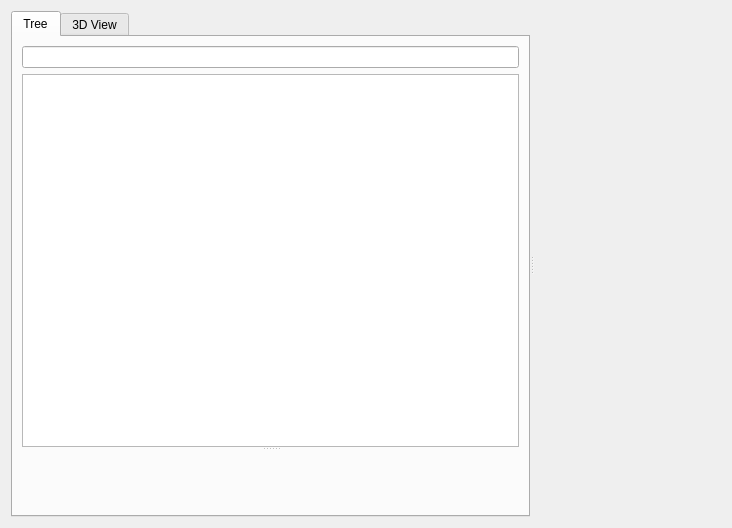
<?xml version="1.0" encoding="UTF-8"?>
<ui version="4.0">
 <class>GammaRay::WidgetInspectorWidget</class>
 <widget class="QWidget" name="GammaRay::WidgetInspectorWidget">
  <property name="geometry">
   <rect>
    <x>0</x>
    <y>0</y>
    <width>732</width>
    <height>528</height>
   </rect>
  </property>
  <layout class="QVBoxLayout" name="verticalLayout_4">
   <item>
    <widget class="QSplitter" name="splitter">
     <property name="orientation">
      <enum>Qt::Horizontal</enum>
     </property>
     <widget class="QWidget" name="layoutWidget">
      <layout class="QVBoxLayout" name="verticalLayout">
       <item>
        <widget class="QTabWidget" name="tabWidget">
         <property name="currentIndex">
          <number>0</number>
         </property>
         <widget class="QWidget" name="widgetTreeTab">
          <attribute name="title">
           <string>Tree</string>
          </attribute>
          <layout class="QVBoxLayout" name="verticalLayout_3">
           <item>
            <widget class="QSplitter" name="splitter_3">
             <property name="orientation">
              <enum>Qt::Vertical</enum>
             </property>
             <widget class="QWidget" name="">
              <layout class="QVBoxLayout" name="verticalLayout_2">
               <item>
                <widget class="QLineEdit" name="widgetSearchLine"/>
               </item>
               <item>
                <widget class="QTreeView" name="widgetTreeView">
                 <property name="contextMenuPolicy">
                  <enum>Qt::CustomContextMenu</enum>
                 </property>
                 <property name="indentation">
                  <number>10</number>
                 </property>
                </widget>
               </item>
              </layout>
             </widget>
             <widget class="QWidget" name="widgetPreviewContainer" native="true"/>
            </widget>
           </item>
          </layout>
         </widget>
         <widget class="QWidget" name="widgetExplosionTab">
          <attribute name="title">
           <string>3D View</string>
          </attribute>
          <layout class="QHBoxLayout" name="horizontalLayout"/>
         </widget>
        </widget>
       </item>
      </layout>
     </widget>
     <widget class="GammaRay::PropertyWidget" name="widgetPropertyWidget" native="true"/>
    </widget>
   </item>
  </layout>
  <action name="actionSaveAsImage">
   <property name="text">
    <string>Save as &amp;Image...</string>
   </property>
   <property name="toolTip">
    <string>Save currently selected widget as image.</string>
   </property>
  </action>
  <action name="actionSaveAsSvg">
   <property name="text">
    <string>Save as &amp;SVG...</string>
   </property>
   <property name="toolTip">
    <string>Renders the currently selected image as SVG vector graphic.</string>
   </property>
  </action>
  <action name="actionSaveAsPdf">
   <property name="text">
    <string>Save as &amp;PDF...</string>
   </property>
   <property name="toolTip">
    <string>Renders the currently selected widget in to a PDF file.</string>
   </property>
  </action>
  <action name="actionSaveAsUiFile">
   <property name="text">
    <string>Save as &amp;UI file...</string>
   </property>
   <property name="toolTip">
    <string>Saves the currently selected widget as a Qt designer UI file.</string>
   </property>
  </action>
  <action name="actionAnalyzePainting">
   <property name="text">
    <string>&amp;Analyze Painting...</string>
   </property>
  </action>
 </widget>
 <customwidgets>
  <customwidget>
   <class>GammaRay::PropertyWidget</class>
   <extends>QWidget</extends>
   <header location="global">ui/propertywidget.h</header>
   <container>1</container>
  </customwidget>
 </customwidgets>
 <resources/>
 <connections/>
</ui>
